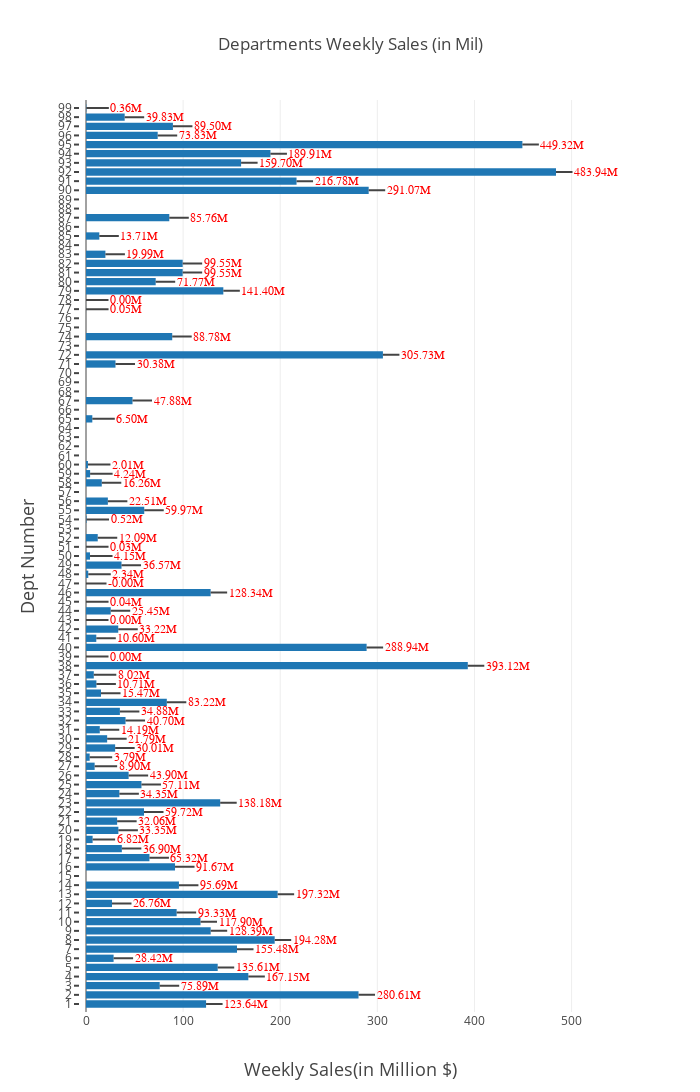

The code cell stored with this chart in its notebook:
### Code cell
sales_dept = []
for dept in list(set(train.Dept)):
    sales_dept.append(round(train.Weekly_Sales[train.Dept == dept].sum()/1000000,2))
    
trace3 = []
trace3 = go.Bar(
    x= sales_dept,
    y = list(set(train.Dept)),
    orientation="h"
    #name = "Working day"
)

data = [trace3]
layout = go.Layout(
    barmode='group',
     width=700,
    height=1200, 
    #showlegend=True
    title = 'Departments Weekly Sales (in Mil)',
    yaxis =dict(title = "Dept Number", 
                exponentformat='e',
                showexponent='all',
                titlefont=dict(size=18),
                tick0=5,
                ticks="outside", 
                dtick=1, 
                tickwidth=2, 
                showgrid=False),
    xaxis = dict(title="Weekly Sales(in Million $)",
                 titlefont=dict(size=18),
                 zeroline=True, 
                 #range=[2,5], 
                 showgrid=True)
)

annotations=[]
for i in range(len(list(set(train.Dept)))):
    #print(i)
    #print(i,sales_dept[i], list(set(train.Dept))[i], sales_dept[i])
    annotations.append(dict(x=sales_dept[i-1], 
                            y=list(set(train.Dept))[i-1], 
                            text="%0.2fM"%(sales_dept[i-1]),
                            font=dict(family='Arial', size=12,
                                      color='red'),
                            showarrow=True,
                            align = "center",
                            ax=40,ay=0,
                            arrowhead=0))
    layout['annotations'] = annotations


fig = go.Figure(data=data, layout=layout)
iplot(fig, show_link=True)

### Figure 1 — Plotly figure (JSON) as saved in the notebook; plotly's stock layout.template omitted (floating-point values rounded to 4 significant figures)
{"data": [{"orientation": "h", "type": "bar", "uid": "0e3af0d8-cdc4-11e8-a7d7-a820660c6deb", "x": [123.6, 280.6, 75.89, 167.2, 135.6, 28.42, 155.5, 194.3, 128.4, 117.9, 93.33, 26.76, 197.3, 95.69, 91.67, 65.32, 36.9, 6.82, 33.35, 32.06, 59.72, 138.2, 34.35, 57.11, 43.9, 8.9, 3.79, 30.01, 21.79, 14.19, 40.7, 34.88, 83.22, 15.47, 10.71, 8.02, 393.1, 0, 288.9, 10.6, 33.22, 0, 25.45, 0.04, 128.3, 0, 2.34, 36.57, 4.15, 0.03, 12.09, 0.52, 59.97, 22.51, 16.26, 4.24, 2.01, 6.5, 47.88, 30.38, 305.7, 88.78, 0.05, 0, 141.4, 71.77, 99.55, 99.55, 19.99, 13.71, 85.76, 291.1, 216.8, 483.9, 159.7, 189.9, 449.3, 73.83, 89.5, 39.83, 0.36], "y": [1, 2, 3, 4, 5, 6, 7, 8, 9, 10, 11, 12, 13, 14, 16, 17, 18, 19, 20, 21, 22, 23, 24, 25, 26, 27, 28, 29, 30, 31, 32, 33, 34, 35, 36, 37, 38, 39, 40, 41, 42, 43, 44, 45, 46, 47, 48, 49, 50, 51, 52, 54, 55, 56, 58, 59, 60, 65, 67, 71, 72, 74, 77, 78, 79, 80, 81, 82, 83, 85, 87, 90, 91, 92, 93, 94, 95, 96, 97, 98, 99]}], "layout": {"annotations": [{"align": "center", "arrowhead": 0, "ax": 40, "ay": 0, "font": {"color": "red", "family": "Arial", "size": 12}, "showarrow": true, "text": "0.36M", "x": 0.36, "y": 99}, {"align": "center", "arrowhead": 0, "ax": 40, "ay": 0, "font": {"color": "red", "family": "Arial", "size": 12}, "showarrow": true, "text": "123.64M", "x": 123.6, "y": 1}, {"align": "center", "arrowhead": 0, "ax": 40, "ay": 0, "font": {"color": "red", "family": "Arial", "size": 12}, "showarrow": true, "text": "280.61M", "x": 280.6, "y": 2}, {"align": "center", "arrowhead": 0, "ax": 40, "ay": 0, "font": {"color": "red", "family": "Arial", "size": 12}, "showarrow": true, "text": "75.89M", "x": 75.89, "y": 3}, {"align": "center", "arrowhead": 0, "ax": 40, "ay": 0, "font": {"color": "red", "family": "Arial", "size": 12}, "showarrow": true, "text": "167.15M", "x": 167.2, "y": 4}, {"align": "center", "arrowhead": 0, "ax": 40, "ay": 0, "font": {"color": "red", "family": "Arial", "size": 12}, "showarrow": true, "text": "135.61M", "x": 135.6, "y": 5}, {"align": "center", "arrowhead": 0, "ax": 40, "ay": 0, "font": {"color": "red", "family": "Arial", "size": 12}, "showarrow": true, "text": "28.42M", "x": 28.42, "y": 6}, {"align": "center", "arrowhead": 0, "ax": 40, "ay": 0, "font": {"color": "red", "family": "Arial", "size": 12}, "showarrow": true, "text": "155.48M", "x": 155.5, "y": 7}, {"align": "center", "arrowhead": 0, "ax": 40, "ay": 0, "font": {"color": "red", "family": "Arial", "size": 12}, "showarrow": true, "text": "194.28M", "x": 194.3, "y": 8}, {"align": "center", "arrowhead": 0, "ax": 40, "ay": 0, "font": {"color": "red", "family": "Arial", "size": 12}, "showarrow": true, "text": "128.39M", "x": 128.4, "y": 9}, {"align": "center", "arrowhead": 0, "ax": 40, "ay": 0, "font": {"color": "red", "family": "Arial", "size": 12}, "showarrow": true, "text": "117.90M", "x": 117.9, "y": 10}, {"align": "center", "arrowhead": 0, "ax": 40, "ay": 0, "font": {"color": "red", "family": "Arial", "size": 12}, "showarrow": true, "text": "93.33M", "x": 93.33, "y": 11}, {"align": "center", "arrowhead": 0, "ax": 40, "ay": 0, "font": {"color": "red", "family": "Arial", "size": 12}, "showarrow": true, "text": "26.76M", "x": 26.76, "y": 12}, {"align": "center", "arrowhead": 0, "ax": 40, "ay": 0, "font": {"color": "red", "family": "Arial", "size": 12}, "showarrow": true, "text": "197.32M", "x": 197.3, "y": 13}, {"align": "center", "arrowhead": 0, "ax": 40, "ay": 0, "font": {"color": "red", "family": "Arial", "size": 12}, "showarrow": true, "text": "95.69M", "x": 95.69, "y": 14}, {"align": "center", "arrowhead": 0, "ax": 40, "ay": 0, "font": {"color": "red", "family": "Arial", "size": 12}, "showarrow": true, "text": "91.67M", "x": 91.67, "y": 16}, {"align": "center", "arrowhead": 0, "ax": 40, "ay": 0, "font": {"color": "red", "family": "Arial", "size": 12}, "showarrow": true, "text": "65.32M", "x": 65.32, "y": 17}, {"align": "center", "arrowhead": 0, "ax": 40, "ay": 0, "font": {"color": "red", "family": "Arial", "size": 12}, "showarrow": true, "text": "36.90M", "x": 36.9, "y": 18}, {"align": "center", "arrowhead": 0, "ax": 40, "ay": 0, "font": {"color": "red", "family": "Arial", "size": 12}, "showarrow": true, "text": "6.82M", "x": 6.82, "y": 19}, {"align": "center", "arrowhead": 0, "ax": 40, "ay": 0, "font": {"color": "red", "family": "Arial", "size": 12}, "showarrow": true, "text": "33.35M", "x": 33.35, "y": 20}, {"align": "center", "arrowhead": 0, "ax": 40, "ay": 0, "font": {"color": "red", "family": "Arial", "size": 12}, "showarrow": true, "text": "32.06M", "x": 32.06, "y": 21}, {"align": "center", "arrowhead": 0, "ax": 40, "ay": 0, "font": {"color": "red", "family": "Arial", "size": 12}, "showarrow": true, "text": "59.72M", "x": 59.72, "y": 22}, {"align": "center", "arrowhead": 0, "ax": 40, "ay": 0, "font": {"color": "red", "family": "Arial", "size": 12}, "showarrow": true, "text": "138.18M", "x": 138.2, "y": 23}, {"align": "center", "arrowhead": 0, "ax": 40, "ay": 0, "font": {"color": "red", "family": "Arial", "size": 12}, "showarrow": true, "text": "34.35M", "x": 34.35, "y": 24}, {"align": "center", "arrowhead": 0, "ax": 40, "ay": 0, "font": {"color": "red", "family": "Arial", "size": 12}, "showarrow": true, "text": "57.11M", "x": 57.11, "y": 25}, {"align": "center", "arrowhead": 0, "ax": 40, "ay": 0, "font": {"color": "red", "family": "Arial", "size": 12}, "showarrow": true, "text": "43.90M", "x": 43.9, "y": 26}, {"align": "center", "arrowhead": 0, "ax": 40, "ay": 0, "font": {"color": "red", "family": "Arial", "size": 12}, "showarrow": true, "text": "8.90M", "x": 8.9, "y": 27}, {"align": "center", "arrowhead": 0, "ax": 40, "ay": 0, "font": {"color": "red", "family": "Arial", "size": 12}, "showarrow": true, "text": "3.79M", "x": 3.79, "y": 28}, {"align": "center", "arrowhead": 0, "ax": 40, "ay": 0, "font": {"color": "red", "family": "Arial", "size": 12}, "showarrow": true, "text": "30.01M", "x": 30.01, "y": 29}, {"align": "center", "arrowhead": 0, "ax": 40, "ay": 0, "font": {"color": "red", "family": "Arial", "size": 12}, "showarrow": true, "text": "21.79M", "x": 21.79, "y": 30}, {"align": "center", "arrowhead": 0, "ax": 40, "ay": 0, "font": {"color": "red", "family": "Arial", "size": 12}, "showarrow": true, "text": "14.19M", "x": 14.19, "y": 31}, {"align": "center", "arrowhead": 0, "ax": 40, "ay": 0, "font": {"color": "red", "family": "Arial", "size": 12}, "showarrow": true, "text": "40.70M", "x": 40.7, "y": 32}, {"align": "center", "arrowhead": 0, "ax": 40, "ay": 0, "font": {"color": "red", "family": "Arial", "size": 12}, "showarrow": true, "text": "34.88M", "x": 34.88, "y": 33}, {"align": "center", "arrowhead": 0, "ax": 40, "ay": 0, "font": {"color": "red", "family": "Arial", "size": 12}, "showarrow": true, "text": "83.22M", "x": 83.22, "y": 34}, {"align": "center", "arrowhead": 0, "ax": 40, "ay": 0, "font": {"color": "red", "family": "Arial", "size": 12}, "showarrow": true, "text": "15.47M", "x": 15.47, "y": 35}, {"align": "center", "arrowhead": 0, "ax": 40, "ay": 0, "font": {"color": "red", "family": "Arial", "size": 12}, "showarrow": true, "text": "10.71M", "x": 10.71, "y": 36}, {"align": "center", "arrowhead": 0, "ax": 40, "ay": 0, "font": {"color": "red", "family": "Arial", "size": 12}, "showarrow": true, "text": "8.02M", "x": 8.02, "y": 37}, {"align": "center", "arrowhead": 0, "ax": 40, "ay": 0, "font": {"color": "red", "family": "Arial", "size": 12}, "showarrow": true, "text": "393.12M", "x": 393.1, "y": 38}, {"align": "center", "arrowhead": 0, "ax": 40, "ay": 0, "font": {"color": "red", "family": "Arial", "size": 12}, "showarrow": true, "text": "0.00M", "x": 0, "y": 39}, {"align": "center", "arrowhead": 0, "ax": 40, "ay": 0, "font": {"color": "red", "family": "Arial", "size": 12}, "showarrow": true, "text": "288.94M", "x": 288.9, "y": 40}, {"align": "center", "arrowhead": 0, "ax": 40, "ay": 0, "font": {"color": "red", "family": "Arial", "size": 12}, "showarrow": true, "text": "10.60M", "x": 10.6, "y": 41}, {"align": "center", "arrowhead": 0, "ax": 40, "ay": 0, "font": {"color": "red", "family": "Arial", "size": 12}, "showarrow": true, "text": "33.22M", "x": 33.22, "y": 42}, {"align": "center", "arrowhead": 0, "ax": 40, "ay": 0, "font": {"color": "red", "family": "Arial", "size": 12}, "showarrow": true, "text": "0.00M", "x": 0, "y": 43}, {"align": "center", "arrowhead": 0, "ax": 40, "ay": 0, "font": {"color": "red", "family": "Arial", "size": 12}, "showarrow": true, "text": "25.45M", "x": 25.45, "y": 44}, {"align": "center", "arrowhead": 0, "ax": 40, "ay": 0, "font": {"color": "red", "family": "Arial", "size": 12}, "showarrow": true, "text": "0.04M", "x": 0.04, "y": 45}, {"align": "center", "arrowhead": 0, "ax": 40, "ay": 0, "font": {"color": "red", "family": "Arial", "size": 12}, "showarrow": true, "text": "128.34M", "x": 128.3, "y": 46}, {"align": "center", "arrowhead": 0, "ax": 40, "ay": 0, "font": {"color": "red", "family": "Arial", "size": 12}, "showarrow": true, "text": "-0.00M", "x": 0, "y": 47}, {"align": "center", "arrowhead": 0, "ax": 40, "ay": 0, "font": {"color": "red", "family": "Arial", "size": 12}, "showarrow": true, "text": "2.34M", "x": 2.34, "y": 48}, {"align": "center", "arrowhead": 0, "ax": 40, "ay": 0, "font": {"color": "red", "family": "Arial", "size": 12}, "showarrow": true, "text": "36.57M", "x": 36.57, "y": 49}, {"align": "center", "arrowhead": 0, "ax": 40, "ay": 0, "font": {"color": "red", "family": "Arial", "size": 12}, "showarrow": true, "text": "4.15M", "x": 4.15, "y": 50}, {"align": "center", "arrowhead": 0, "ax": 40, "ay": 0, "font": {"color": "red", "family": "Arial", "size": 12}, "showarrow": true, "text": "0.03M", "x": 0.03, "y": 51}, {"align": "center", "arrowhead": 0, "ax": 40, "ay": 0, "font": {"color": "red", "family": "Arial", "size": 12}, "showarrow": true, "text": "12.09M", "x": 12.09, "y": 52}, {"align": "center", "arrowhead": 0, "ax": 40, "ay": 0, "font": {"color": "red", "family": "Arial", "size": 12}, "showarrow": true, "text": "0.52M", "x": 0.52, "y": 54}, {"align": "center", "arrowhead": 0, "ax": 40, "ay": 0, "font": {"color": "red", "family": "Arial", "size": 12}, "showarrow": true, "text": "59.97M", "x": 59.97, "y": 55}, {"align": "center", "arrowhead": 0, "ax": 40, "ay": 0, "font": {"color": "red", "family": "Arial", "size": 12}, "showarrow": true, "text": "22.51M", "x": 22.51, "y": 56}, {"align": "center", "arrowhead": 0, "ax": 40, "ay": 0, "font": {"color": "red", "family": "Arial", "size": 12}, "showarrow": true, "text": "16.26M", "x": 16.26, "y": 58}, {"align": "center", "arrowhead": 0, "ax": 40, "ay": 0, "font": {"color": "red", "family": "Arial", "size": 12}, "showarrow": true, "text": "4.24M", "x": 4.24, "y": 59}, {"align": "center", "arrowhead": 0, "ax": 40, "ay": 0, "font": {"color": "red", "family": "Arial", "size": 12}, "showarrow": true, "text": "2.01M", "x": 2.01, "y": 60}, {"align": "center", "arrowhead": 0, "ax": 40, "ay": 0, "font": {"color": "red", "family": "Arial", "size": 12}, "showarrow": true, "text": "6.50M", "x": 6.5, "y": 65}, {"align": "center", "arrowhead": 0, "ax": 40, "ay": 0, "font": {"color": "red", "family": "Arial", "size": 12}, "showarrow": true, "text": "47.88M", "x": 47.88, "y": 67}, {"align": "center", "arrowhead": 0, "ax": 40, "ay": 0, "font": {"color": "red", "family": "Arial", "size": 12}, "showarrow": true, "text": "30.38M", "x": 30.38, "y": 71}, {"align": "center", "arrowhead": 0, "ax": 40, "ay": 0, "font": {"color": "red", "family": "Arial", "size": 12}, "showarrow": true, "text": "305.73M", "x": 305.7, "y": 72}, {"align": "center", "arrowhead": 0, "ax": 40, "ay": 0, "font": {"color": "red", "family": "Arial", "size": 12}, "showarrow": true, "text": "88.78M", "x": 88.78, "y": 74}, {"align": "center", "arrowhead": 0, "ax": 40, "ay": 0, "font": {"color": "red", "family": "Arial", "size": 12}, "showarrow": true, "text": "0.05M", "x": 0.05, "y": 77}, {"align": "center", "arrowhead": 0, "ax": 40, "ay": 0, "font": {"color": "red", "family": "Arial", "size": 12}, "showarrow": true, "text": "0.00M", "x": 0, "y": 78}, {"align": "center", "arrowhead": 0, "ax": 40, "ay": 0, "font": {"color": "red", "family": "Arial", "size": 12}, "showarrow": true, "text": "141.40M", "x": 141.4, "y": 79}, {"align": "center", "arrowhead": 0, "ax": 40, "ay": 0, "font": {"color": "red", "family": "Arial", "size": 12}, "showarrow": true, "text": "71.77M", "x": 71.77, "y": 80}, {"align": "center", "arrowhead": 0, "ax": 40, "ay": 0, "font": {"color": "red", "family": "Arial", "size": 12}, "showarrow": true, "text": "99.55M", "x": 99.55, "y": 81}, {"align": "center", "arrowhead": 0, "ax": 40, "ay": 0, "font": {"color": "red", "family": "Arial", "size": 12}, "showarrow": true, "text": "99.55M", "x": 99.55, "y": 82}, {"align": "center", "arrowhead": 0, "ax": 40, "ay": 0, "font": {"color": "red", "family": "Arial", "size": 12}, "showarrow": true, "text": "19.99M", "x": 19.99, "y": 83}, {"align": "center", "arrowhead": 0, "ax": 40, "ay": 0, "font": {"color": "red", "family": "Arial", "size": 12}, "showarrow": true, "text": "13.71M", "x": 13.71, "y": 85}, {"align": "center", "arrowhead": 0, "ax": 40, "ay": 0, "font": {"color": "red", "family": "Arial", "size": 12}, "showarrow": true, "text": "85.76M", "x": 85.76, "y": 87}, {"align": "center", "arrowhead": 0, "ax": 40, "ay": 0, "font": {"color": "red", "family": "Arial", "size": 12}, "showarrow": true, "text": "291.07M", "x": 291.1, "y": 90}, {"align": "center", "arrowhead": 0, "ax": 40, "ay": 0, "font": {"color": "red", "family": "Arial", "size": 12}, "showarrow": true, "text": "216.78M", "x": 216.8, "y": 91}, {"align": "center", "arrowhead": 0, "ax": 40, "ay": 0, "font": {"color": "red", "family": "Arial", "size": 12}, "showarrow": true, "text": "483.94M", "x": 483.9, "y": 92}, {"align": "center", "arrowhead": 0, "ax": 40, "ay": 0, "font": {"color": "red", "family": "Arial", "size": 12}, "showarrow": true, "text": "159.70M", "x": 159.7, "y": 93}, {"align": "center", "arrowhead": 0, "ax": 40, "ay": 0, "font": {"color": "red", "family": "Arial", "size": 12}, "showarrow": true, "text": "189.91M", "x": 189.9, "y": 94}, {"align": "center", "arrowhead": 0, "ax": 40, "ay": 0, "font": {"color": "red", "family": "Arial", "size": 12}, "showarrow": true, "text": "449.32M", "x": 449.3, "y": 95}, {"align": "center", "arrowhead": 0, "ax": 40, "ay": 0, "font": {"color": "red", "family": "Arial", "size": 12}, "showarrow": true, "text": "73.83M", "x": 73.83, "y": 96}, {"align": "center", "arrowhead": 0, "ax": 40, "ay": 0, "font": {"color": "red", "family": "Arial", "size": 12}, "showarrow": true, "text": "89.50M", "x": 89.5, "y": 97}, {"align": "center", "arrowhead": 0, "ax": 40, "ay": 0, "font": {"color": "red", "family": "Arial", "size": 12}, "showarrow": true, "text": "39.83M", "x": 39.83, "y": 98}], "barmode": "group", "height": 1200, "title": "Departments Weekly Sales (in Mil)", "width": 700, "xaxis": {"showgrid": true, "title": "Weekly Sales(in Million $)", "titlefont": {"size": 18}, "zeroline": true}, "yaxis": {"dtick": 1, "exponentformat": "e", "showexponent": "all", "showgrid": false, "tick0": 5, "ticks": "outside", "tickwidth": 2, "title": "Dept Number", "titlefont": {"size": 18}}}}
